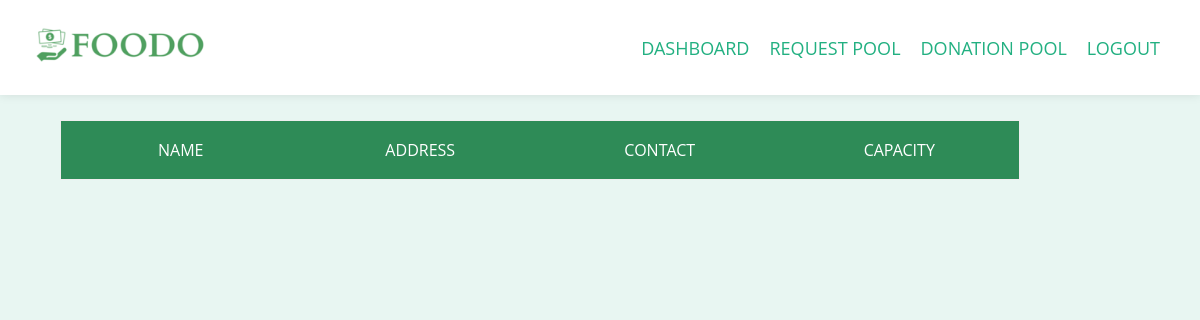
/Donationlist (signed in), run on an earlier commit of the app's database.
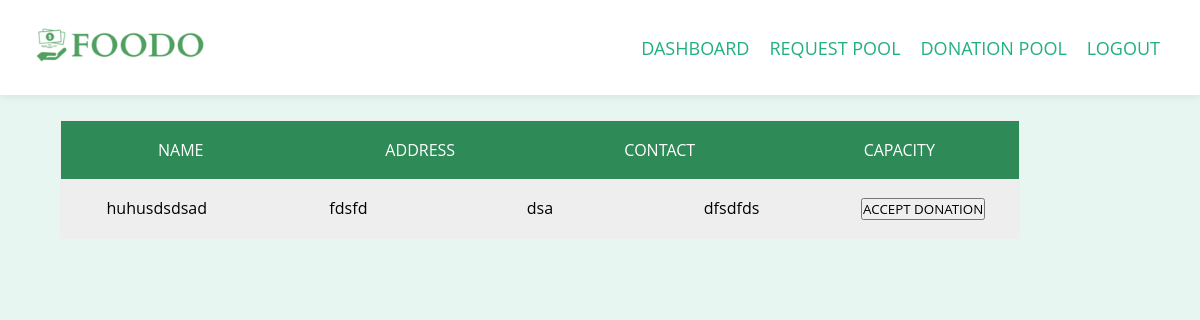
And on a later commit of the database.
### tables this page shows
CREATE TABLE Donations (donationid INTEGER PRIMARY KEY ,name TEXT,quantity TEXT, location TEXT,contact TEXT,uid TEXT,requestorid TEXT,status TEXT, FOREIGN KEY(uid) REFERENCES Users(uid));

### app.py (the view)
@app.route("/Donationlist")
def Donationlist():
    if request.method == 'GET':
        con = sqlite3.connect('database.db')
        try:
            with sqlite3.connect("database.db") as con:
                uid = int(session['uid'])
                cur = con.cursor()
                cur.execute(
                    "SELECT * FROM Donations where requestorid IS NULL and uid!=(?)", str(uid))
                con.commit()
                donationlist = cur.fetchall()
                msg = "Record successfully added"
        except Exception as e:
            con.rollback()
            msg = str(e)
        finally:
            con.close()
        return render_template('Donation.html', donationlist=donationlist)

### templates/Donation.html (shortened to what this page needs)
<!DOCTYPE html>
<html>
  <head>
    <link
      rel="stylesheet"
      href="{{ url_for('static', filename='css/style.css') }}"
    />
  </head>
  <div>
    <body>
      <nav class="navbar">
        <div class="nav-container">
          <a href="#" class="nav-logo"
            ><img src="Logo2.ico" alt="logo" class="logo"
          /></a>
          <div class="nav-menu">
            <ul class="nav-list">
              <li class="nav-item">
                <a
                  href="{{ url_for('.Dashboard', _anchor='exactlocation') }}"
                  class="nav-link"
                  >DASHBOARD</a
                >
              </li>
              <li class="nav-item">
                <a
                  href="{{ url_for('.Requestlist', _anchor='exactlocation') }}"
                  class="nav-link"
                  >REQUEST POOL</a
                >
              </li>
              <li class="nav-item">
                <a
                  href="{{ url_for('.Donationlist', _anchor='exactlocation') }}"
                  class="nav-link"
                  >DONATION POOL</a
                >
              </li>
              <li class="nav-item">
                <a
                  href="{{ url_for('.homeiu', _anchor='exactlocation') }}"
                  class="nav-link"
                  >LOGOUT</a
                >
              </li>
            </ul>
          </div>
        </div>
      </nav>
      <div>
        <div class="table">
          <div class="table-header">
            <div class="header__item">
              <a id="name" class="filter__link" href="#">Name</a>
            </div>
            <div class="header__item">
              <a id="wins" class="filter__link filter__link--number" href="#"
                >address</a
              >
            </div>
            <div class="header__item">
              <a id="wins" class="filter__link filter__link--number" href="#"
                >Contact</a
              >
            </div>
            <div class="header__item">
              <a id="wins" class="filter__link filter__link--number" href="#"
                >Capacity</a
              >
            </div>
          </div>
          <div class="table-content">
            {% for row in donationlist %}
            <div class="table-row">
              <div class="table-data">{{row[1]}}</div>
              <div class="table-data">{{row[2]}}</div>
              <div class="table-data">{{row[3]}}</div>
              <div class="table-data">{{row[4]}}</div>
              <div class="table-data">
                <div class="signform-btn">
                  <button
                    class="signform-submit-btn-green-req"
                    id="signform-submit-btn-green"
                    type="submit"
                    value="{{row[0]}}"
                  >
                    ACCEPT DONATION
                  </button>
                </div>
              </div>
            </div>
            {% endfor %}
          </div>
        </div>
      </div>
    </body>
  </div>
</html>

### static/css/style.css (style rules this page uses)
* { margin: 0; padding: 0; box-sizing: border-box; font-family: "Open Sans", sans-serif; }
body { width: 100vw; background: rgba(34, 176, 129, 0.1); background-position: center; background-size: cover; height: 100vh; background-attachment: scroll; }
body, html { overflow-x: hidden; }
a { text-decoration: none; }
::placeholder { color: black; }
.navbar { background-color: white; padding: 20px; box-shadow: 0px 0px 10px rgba(0, 0, 0, 0.1); position: fixed; top: 0; left: 0; width: 100%; z-index: 9999; }
.nav-container { display: flex; align-items: center; justify-content: space-between; max-width: 100%; margin: 0 auto; }
.nav-logo .logo { height: 50px; width: 200px; object-fit: cover; }
.nav-menu { display: flex; align-items: center; }
.nav-list { list-style: none; margin: 0; padding: 0; display: flex; }
.nav-item { margin-right: 20px; color: white; }
.nav-link { font-size: 18px; color: #22b081; text-decoration: none; transition: all 0.3s ease-in-out; }
.signform-btn { display: inline-flexbox; }
.table { margin-top: 10%; width: 80%; border: 1px solid #eee; margin-left: 5%; }
.table-header { display: flex; width: 100%; background: #2E8B57; padding: 18px 0; }
.table-row { display: flex; width: 100%; padding: 18px 0; }
.table-row:nth-of-type(odd) { background: #eee; }
.table-data, .header__item { flex: 1 1 20%; text-align: center; }
.header__item { text-transform: uppercase; }
.filter__link { color: white; text-decoration: none; position: relative; display: inline-block; padding-left: 24px; padding-right: 24px; }
.filter__link::after { content: ''; position: absolute; right: -18px; color: white; font-size: 12px; top: 50%; transform: translateY(-50%); }

What changed in the data, as far as the page shows it:
added Donations: name "huhusdsdsad", quantity "fdsfd", location "dsa", contact "dfsdfds", {{ row[0] }} 5 (drawn)
